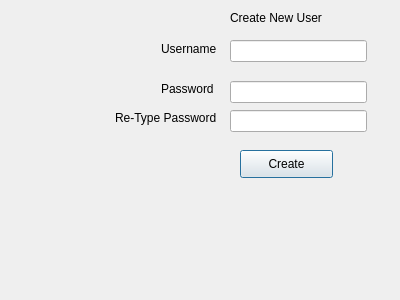
<?xml version="1.0" encoding="UTF-8"?>
<ui version="4.0">
 <class>UserManager</class>
 <widget class="QDialog" name="UserManager">
  <property name="geometry">
   <rect>
    <x>0</x>
    <y>0</y>
    <width>400</width>
    <height>300</height>
   </rect>
  </property>
  <property name="windowTitle">
   <string>Dialog</string>
  </property>
  <widget class="QPushButton" name="buttonCreateNewUser">
   <property name="geometry">
    <rect>
     <x>240</x>
     <y>150</y>
     <width>93</width>
     <height>28</height>
    </rect>
   </property>
   <property name="text">
    <string>Create</string>
   </property>
  </widget>
  <widget class="QLabel" name="label">
   <property name="geometry">
    <rect>
     <x>230</x>
     <y>10</y>
     <width>111</width>
     <height>16</height>
    </rect>
   </property>
   <property name="text">
    <string>Create New User</string>
   </property>
  </widget>
  <widget class="QLineEdit" name="newUsername">
   <property name="geometry">
    <rect>
     <x>230</x>
     <y>40</y>
     <width>137</width>
     <height>22</height>
    </rect>
   </property>
  </widget>
  <widget class="QLineEdit" name="newUserPassword1">
   <property name="geometry">
    <rect>
     <x>230</x>
     <y>81</y>
     <width>137</width>
     <height>22</height>
    </rect>
   </property>
  </widget>
  <widget class="QLineEdit" name="newUserPassword2">
   <property name="geometry">
    <rect>
     <x>230</x>
     <y>110</y>
     <width>137</width>
     <height>22</height>
    </rect>
   </property>
  </widget>
  <widget class="QLabel" name="label_2">
   <property name="geometry">
    <rect>
     <x>161</x>
     <y>41</y>
     <width>58</width>
     <height>16</height>
    </rect>
   </property>
   <property name="text">
    <string>Username</string>
   </property>
  </widget>
  <widget class="QLabel" name="label_3">
   <property name="geometry">
    <rect>
     <x>161</x>
     <y>81</y>
     <width>55</width>
     <height>16</height>
    </rect>
   </property>
   <property name="text">
    <string>Password</string>
   </property>
  </widget>
  <widget class="QLabel" name="label_4">
   <property name="geometry">
    <rect>
     <x>115</x>
     <y>110</y>
     <width>107</width>
     <height>16</height>
    </rect>
   </property>
   <property name="text">
    <string>Re-Type Password</string>
   </property>
  </widget>
 </widget>
 <resources/>
 <connections/>
</ui>
